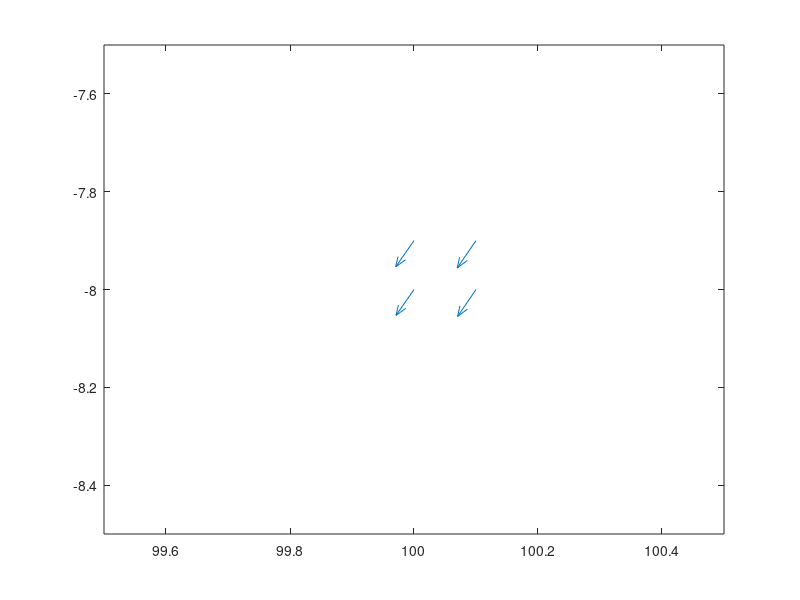

Reproduce this figure in MATLAB.
clear
clc

% import data file
data = importdata("data_vector.dat");

% deklarasi variabel data
x = data(:, 1);
y = data(:, 2);
u = data(:, 3);
v = data(:, 4);

% reshape variabel
X = reshape(x, 2, 2);
Y = reshape(y, 2, 2);
U = reshape(u, 2, 2);
V = reshape(v, 2, 2);

% plotting
quiver(X, Y, U, V);
axis([99.5 100.5 -8.5 -7.5]);

% menghitung gradien
[DxU, DyU] = gradient(U);

[DxV, DyV] = gradient(V);